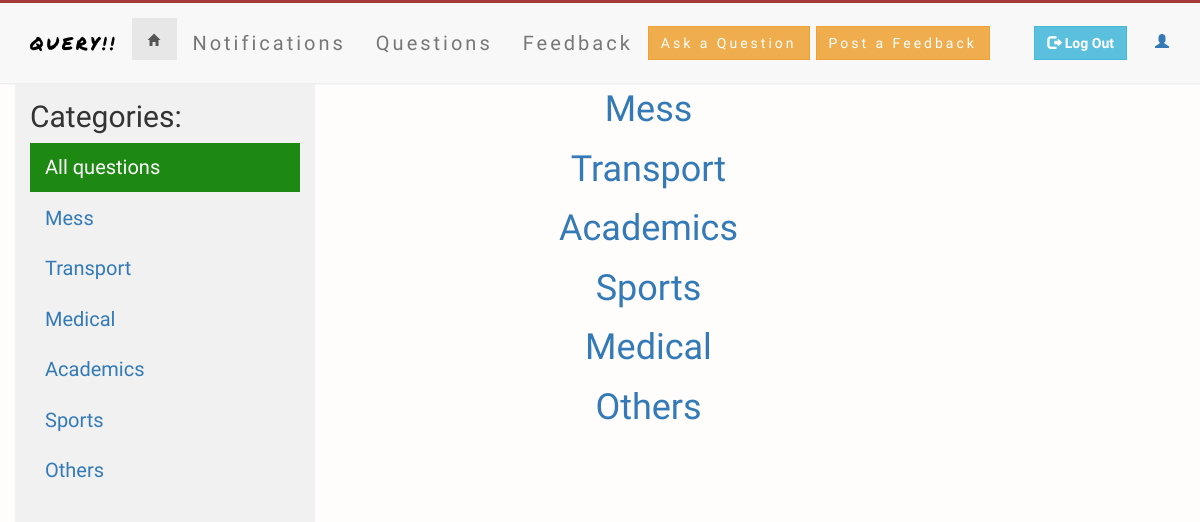
/questions.php, run on an earlier commit of the app's database.
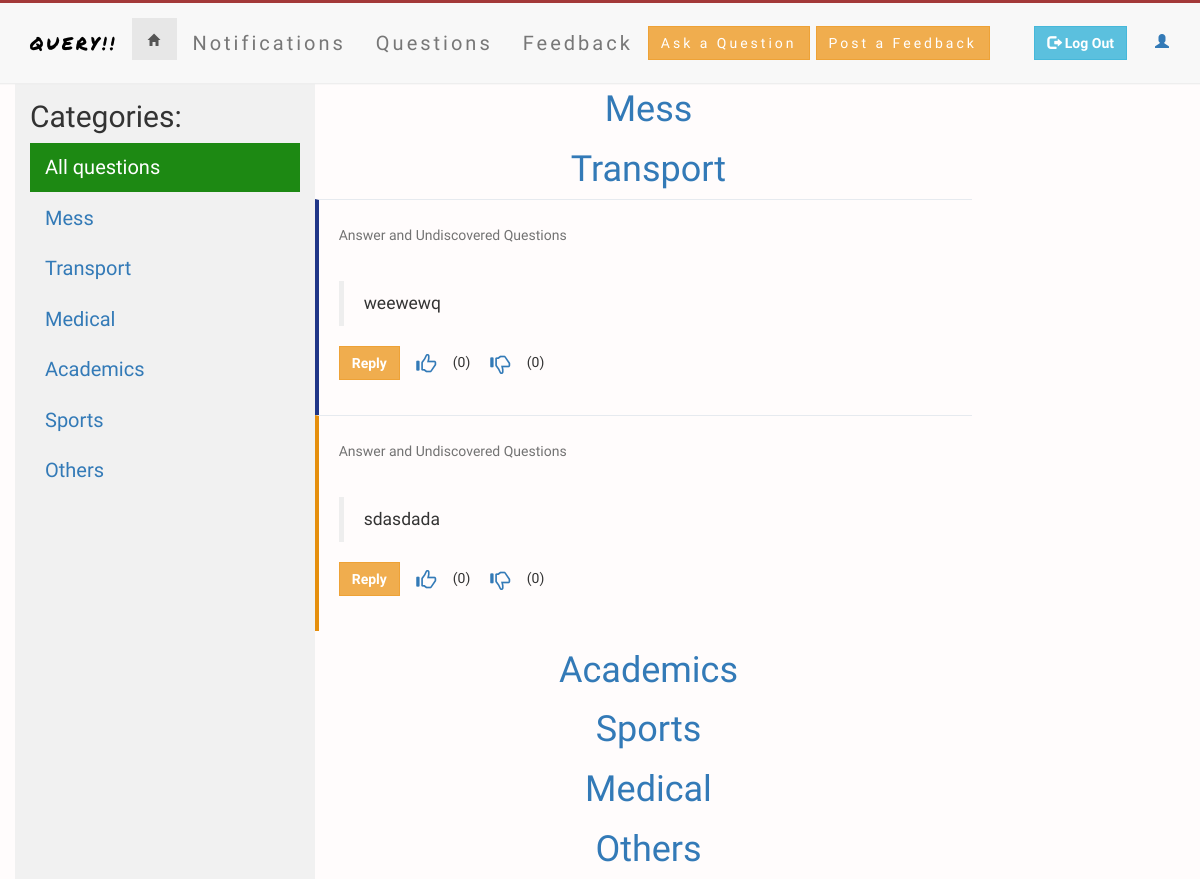
And on a later commit of the database.
### tables this page shows
CREATE TABLE `question` (
  `question_id` int(11) NOT NULL AUTO_INCREMENT,
  `user_id` int(11) NOT NULL,
  `question` text NOT NULL,
  `upvotes` int(11) NOT NULL,
  `downvotes` int(11) NOT NULL,
  `score` double NOT NULL,
  `reg_time` timestamp NOT NULL DEFAULT CURRENT_TIMESTAMP,
  `question_heading` text,
  `tags` varchar(128) NOT NULL,
  PRIMARY KEY (`question_id`)
);

### questions.php (the view, shortened to what this page needs)
<?php
include 'notification.php';
$tags=array("Mess","Transport","Academics","Sports","Medical","Others");
?>
<html>
	<head>
		<link href="css/bootstrap.min.css" rel="stylesheet">
	    <link rel="stylesheet" href="https://cdnjs.cloudflare.com/ajax/libs/bootstrap-select/1.7.5/css/bootstrap-select.min.css">
		<link href="question_display.css" rel="stylesheet">
	</head>
	<body>
		<?php include 'nav_bar.php'; ?>
		<div class="container-fluid">
			<div class="row content">
				<div class="col-md-3">
					<div class="col-md-3 sidenav">
						<h4 class="helpblock" style="font-size: 30px; font-family: tangerine;">Categories:</h4>
						<ul class="nav nav-pills nav-stacked">
							    <li class="active"><a href="questions.php">All questions</a></li>
								<li><a href="question_option.php?tag_id=1">Mess</a></li>
								<li><a href="question_option.php?tag_id=2">Transport</a></li>
								<li><a href="question_option.php?tag_id=3">Medical</a></li>
								<li><a href="question_option.php?tag_id=4">Academics</a></li>
								<li><a href="question_option.php?tag_id=5">Sports</a></li>
								<li><a href="question_option.php?tag_id=6">Others</a></li>
						</ul>
					</div>
				</div>
				<div class="col-md-7 main-content1" bgcolor="#eee">
				    <?php
				   for($i=1;$i<=6;$i++)
				    {
				    	$counter=$tags[$i-1];
				    	$query="SELECT * FROM question
                         WHERE tags='$counter'
						 ORDER BY score DESC
						 LIMIT 0,4
						 ";
				         $result=mysqli_query($conn,$query);
				         $color_var = 1;
				          ?>
				    	<h1 style="margin-left: 10px; text-align: center; text-decoration: none; color: #fff"><?php echo "<a href='question_option.php?tag_id=".
						    $i."'>".$tags[$i-1]."</a>";?></h1>
						    <?php
				    while($row=mysqli_fetch_array($result))
					{
							if($color_var != 4) $color_var++;
							else $color_var = 1;
						?>
					   			<div class="cards_animation" id="card-<?php echo $color_var ;?>">
						   			<p class="help-block" id="heading_helpblock">Answer and Undiscovered Questions</p>
								   	<h3 id="question_heading"></h3>
									<p>
						   			<blockquote><?php echo $row['question'];?></blockquote>
									</p>
									<?php
										$question_id = $row['question_id'];
										$like_query = "SELECT COUNT(*) AS cntLikes FROM like_unlike WHERE type=1 and question_id=".$question_id;
					                    $like_result = mysqli_query($conn,$like_query);
					                    $like_row = mysqli_fetch_array($like_result);
					                    $total_likes = $like_row['cntLikes'];
										$user_id=$row[1];
					                    $unlike_query = "SELECT COUNT(*) AS cntUnlikes FROM like_unlike WHERE type=0 and question_id=".$question_id;
					                    $unlike_result = mysqli_query($conn,$unlike_query);
					                    $unlike_row = mysqli_fetch_array($unlike_result);
					                    $total_dislikes = $unlike_row['cntUnlikes'];
										$my_id=$_SESSION['user_id'];
									?>
							       	<form method="post" >
										<div class="form-group">
								       		<button type="button" class="btn btn-warning" data-toggle="modal" data-target="#modal-<?php echo $question_id; ?>" name="reply"><strong>Reply</strong></button>
								       		<button type="button" class="btn btn-link like" id="like-<?php echo $question_id."-".$my_id."-".$user_id;?>"><span class="glyphicon glyphicon-thumbs-up" id="logo1"></span></button>&nbsp;(<span id="showL<?php echo $question_id;?>"><?php echo $total_likes; ?></span>)&nbsp;
								       		<button type="button" class="btn btn-link dislike" id="dislike-<?php echo $question_id."-".$my_id."-".$user_id;?>"><span class="glyphicon glyphicon-thumbs-down" id="logo1"></span></button>&nbsp;(<span id="showD<?php echo $question_id;?>"><?php echo $total_dislikes;?></span>)&nbsp;
							   			</div>
							       	</form>
								</div>
					<?php
					}
				}
						?>
				</div>
			</div>
		</div>
	</body>
</html>

What changed in the data, as far as the page shows it:
added question: question "weewewq", total_likes "0", total_dislikes "0"
added question: question "sdasdada", total_likes "0", total_dislikes "0"
